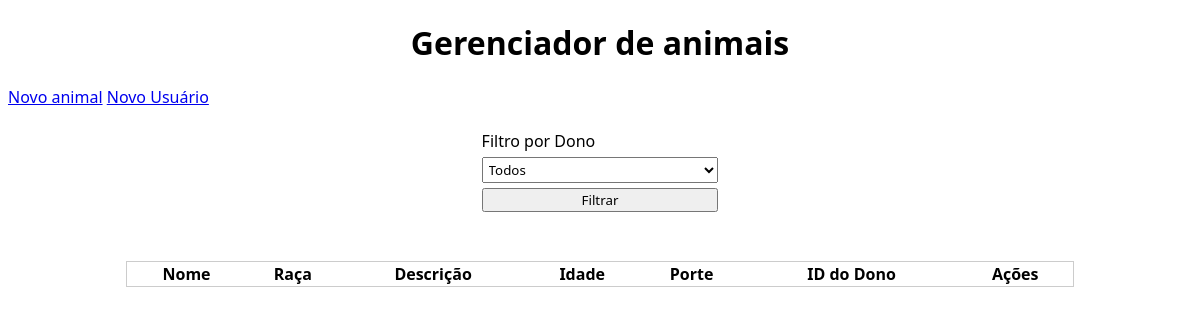
Before: / with the older database file.
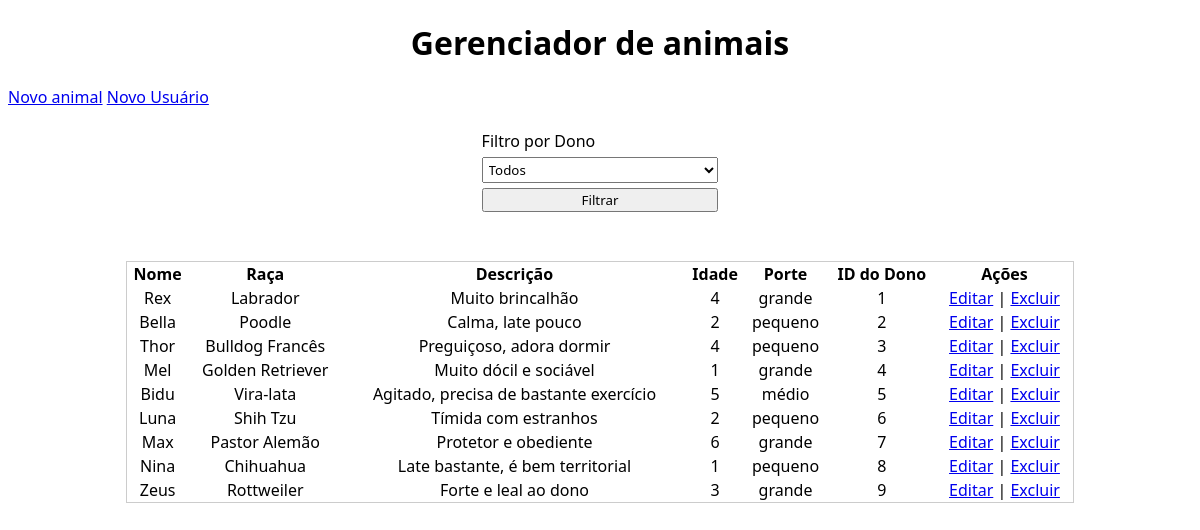
After: the same page with the newer database file.
### tables this page shows
create table animais (
    id int primary key auto_increment,
    nome varchar(100) not null,
    raca varchar(50) not null,
    descricao text not null,
    idade int not null,
    porte varchar(20) not null,

    id_dono int not null,
    foreign key (id_dono) references donos(id)
);

### index.php (the view, shortened to what this page needs)
<?php
include 'infra/connect.php';
$sql = "SELECT * FROM animais";
$resultado = mysqli_query($conn, $sql);
?>
<!DOCTYPE html>
<html lang="en">
<head>
    <link rel="stylesheet" href="styles/style.css">
</head>
<body>
    <main>
        <h1>Gerenciador de animais</h1>
        <a href="public/cad_animal.php"> Novo animal</a>
        <a href="public/cad_user.php"> Novo Usuário</a>
        <br>
        <br>
        <form method="POST">
            <label for="dono">Filtro por Dono</label>
            <select id="dono" name="dono">
                <option value="">Todos</option>
            </select>
            <button type="submit">Filtrar</button>
            <br>
            <br>
        </form>
        <table>
            <thead>
                <tr>
                    <th>Nome</th>
                    <th>Raça</th>
                    <th>Descrição</th>
                    <th>Idade</th>
                    <th>Porte</th>
                    <th>ID do Dono</th>
                    <th>Ações</th>
                </tr>
            </thead>
            <tbody>
                <?php
                while ($animal = mysqli_fetch_assoc($resultado)) {
                    echo "<tr>";
                    echo "<td>{$animal['nome']}</td>";
                    echo "<td>{$animal['raca']}</td>";
                    echo "<td>{$animal['descricao']}</td>";
                    echo "<td>{$animal['idade']}</td>";
                    echo "<td>{$animal['porte']}</td>";
                    echo "<td>{$animal['id_dono']}</td>";
                    echo "<td>
                            <a href='public/editar_animal.php?id={$animal['id']}'>Editar</a> |
                            <a href='public/excluir_animal.php?id={$animal['id']}'>Excluir</a>
                          </td>";
                    echo "</tr>";
                }
                ?>
            </tbody>
        </table>
    </main>
</body>
</html>

### style/style.css (style rules this page uses)
* { font-family: 'Segoe UI', Tahoma, Geneva, Verdana, sans-serif }
h1 { text-align: center; }
table { width: 80%; margin: 0 auto; border-collapse: collapse; border: 1px solid #ccc; text-align: center; }
form { display: flex; flex-direction: column; width: 20%; margin: 0 auto; gap: 5px; }
form input, form textarea, form select { padding: 2px; }

Changed rows visible on the page:
added animais: nome "Rex", raca "Labrador", descricao "Muito brincalhão", idade "4", porte "grande", id_dono "1"
added animais: nome "Bella", raca "Poodle", descricao "Calma, late pouco", idade "2", porte "pequeno", id_dono "2"
added animais: nome "Thor", raca "Bulldog Francês", descricao "Preguiçoso, adora dormir", idade "4", porte "pequeno", id_dono "3"
added animais: nome "Mel", raca "Golden Retriever", descricao "Muito dócil e sociável", idade "1", porte "grande", id_dono "4"
added animais: nome "Bidu", raca "Vira-lata", descricao "Agitado, precisa de bastante exercício", idade "5", porte "médio", id_dono "5"
added animais: nome "Luna", raca "Shih Tzu", descricao "Tímida com estranhos", idade "2", porte "pequeno", id_dono "6"
added animais: nome "Max", raca "Pastor Alemão", descricao "Protetor e obediente", idade "6", porte "grande", id_dono "7"
added animais: nome "Nina", raca "Chihuahua", descricao "Late bastante, é bem territorial", idade "1", porte "pequeno", id_dono "8"
added animais: nome "Zeus", raca "Rottweiler", descricao "Forte e leal ao dono", idade "3", porte "grande", id_dono "9"
